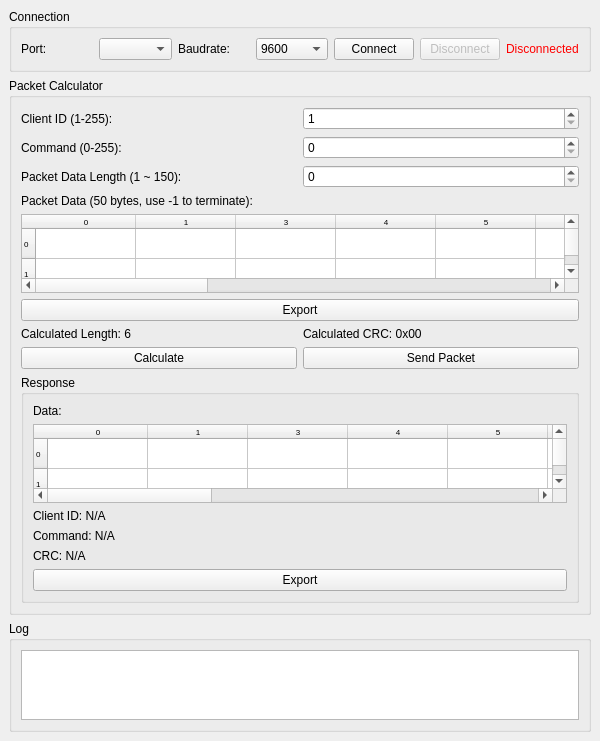
<?xml version="1.0" encoding="UTF-8"?>
<ui version="4.0">
 <class>PacketCalcGUI</class>
 <widget class="QMainWindow" name="PacketCalcGUI">
  <property name="geometry">
   <rect>
    <x>0</x>
    <y>0</y>
    <width>600</width>
    <height>741</height>
   </rect>
  </property>
  <property name="windowTitle">
   <string>Packet Calculator &amp; Transmitter</string>
  </property>
  <widget class="QWidget" name="centralwidget">
   <layout class="QVBoxLayout" name="mainLayout">
    <item>
     <widget class="QGroupBox" name="connectionGroup">
      <property name="title">
       <string>Connection</string>
      </property>
      <layout class="QHBoxLayout" name="connectionLayout">
       <item>
        <widget class="QLabel" name="label">
         <property name="text">
          <string>Port:</string>
         </property>
        </widget>
       </item>
       <item>
        <widget class="QComboBox" name="portComboBox"/>
       </item>
       <item>
        <widget class="QLabel" name="label_2">
         <property name="text">
          <string>Baudrate:</string>
         </property>
        </widget>
       </item>
       <item>
        <widget class="QComboBox" name="baudrateComboBox">
         <item>
          <property name="text">
           <string>9600</string>
          </property>
         </item>
         <item>
          <property name="text">
           <string>19200</string>
          </property>
         </item>
         <item>
          <property name="text">
           <string>38400</string>
          </property>
         </item>
         <item>
          <property name="text">
           <string>57600</string>
          </property>
         </item>
         <item>
          <property name="text">
           <string>115200</string>
          </property>
         </item>
         <item>
          <property name="text">
           <string>230400</string>
          </property>
         </item>
         <item>
          <property name="text">
           <string>460800</string>
          </property>
         </item>
         <item>
          <property name="text">
           <string>921600</string>
          </property>
         </item>
        </widget>
       </item>
       <item>
        <widget class="QPushButton" name="connectButton">
         <property name="text">
          <string>Connect</string>
         </property>
        </widget>
       </item>
       <item>
        <widget class="QPushButton" name="disconnectButton">
         <property name="enabled">
          <bool>false</bool>
         </property>
         <property name="text">
          <string>Disconnect</string>
         </property>
        </widget>
       </item>
       <item>
        <widget class="QLabel" name="connectionStatusLabel">
         <property name="styleSheet">
          <string notr="true">color: red;</string>
         </property>
         <property name="text">
          <string>Disconnected</string>
         </property>
        </widget>
       </item>
      </layout>
     </widget>
    </item>
    <item>
     <widget class="QGroupBox" name="packetCalculatorGroup">
      <property name="title">
       <string>Packet Calculator</string>
      </property>
      <layout class="QGridLayout" name="packetLayout">
       <item row="10" column="0" colspan="2">
        <widget class="QGroupBox" name="responseGroup">
         <property name="title">
          <string>Response</string>
         </property>
         <layout class="QGridLayout" name="responseLayout">
          <item row="6" column="0">
           <widget class="QPushButton" name="exportButton_2">
            <property name="text">
             <string>Export</string>
            </property>
           </widget>
          </item>
          <item row="4" column="0">
           <widget class="QLabel" name="responseCrcLabel">
            <property name="text">
             <string>CRC: N/A</string>
            </property>
           </widget>
          </item>
          <item row="0" column="0">
           <widget class="QLabel" name="label_4">
            <property name="text">
             <string>Data:</string>
            </property>
           </widget>
          </item>
          <item row="1" column="0">
           <widget class="QTableWidget" name="responseDataTableWidget">
            <property name="font">
             <font>
              <pointsize>6</pointsize>
             </font>
            </property>
            <property name="sizeAdjustPolicy">
             <enum>QAbstractScrollArea::AdjustToContents</enum>
            </property>
            <property name="rowCount">
             <number>10</number>
            </property>
            <property name="columnCount">
             <number>15</number>
            </property>
            <row>
             <property name="text">
              <string>0</string>
             </property>
            </row>
            <row>
             <property name="text">
              <string>1</string>
             </property>
            </row>
            <row/>
            <row/>
            <row/>
            <row/>
            <row/>
            <row/>
            <row/>
            <row/>
            <column>
             <property name="text">
              <string>0</string>
             </property>
            </column>
            <column>
             <property name="text">
              <string>1</string>
             </property>
            </column>
            <column/>
            <column/>
            <column/>
            <column/>
            <column/>
            <column/>
            <column/>
            <column/>
            <column/>
            <column/>
            <column/>
            <column/>
            <column/>
           </widget>
          </item>
          <item row="2" column="0">
           <widget class="QLabel" name="responseClientIdLabel">
            <property name="text">
             <string>Client ID: N/A</string>
            </property>
           </widget>
          </item>
          <item row="3" column="0">
           <widget class="QLabel" name="responseCommandLabel">
            <property name="text">
             <string>Command: N/A</string>
            </property>
           </widget>
          </item>
         </layout>
        </widget>
       </item>
       <item row="2" column="1">
        <widget class="QSpinBox" name="PacketDataLengthSpinBox"/>
       </item>
       <item row="8" column="0">
        <widget class="QLabel" name="calculatedLengthLabel">
         <property name="text">
          <string>Calculated Length: 6</string>
         </property>
        </widget>
       </item>
       <item row="1" column="1">
        <widget class="QSpinBox" name="CommandSpinBox">
         <property name="minimum">
          <number>0</number>
         </property>
         <property name="maximum">
          <number>255</number>
         </property>
         <property name="value">
          <number>0</number>
         </property>
        </widget>
       </item>
       <item row="9" column="1">
        <widget class="QPushButton" name="sendPacketButton">
         <property name="text">
          <string>Send Packet</string>
         </property>
        </widget>
       </item>
       <item row="6" column="0" colspan="2">
        <widget class="QTableWidget" name="packetDataTableWidget">
         <property name="font">
          <font>
           <pointsize>6</pointsize>
          </font>
         </property>
         <property name="sizeAdjustPolicy">
          <enum>QAbstractScrollArea::AdjustToContents</enum>
         </property>
         <property name="rowCount">
          <number>10</number>
         </property>
         <property name="columnCount">
          <number>15</number>
         </property>
         <row>
          <property name="text">
           <string>0</string>
          </property>
         </row>
         <row>
          <property name="text">
           <string>1</string>
          </property>
         </row>
         <row/>
         <row/>
         <row/>
         <row/>
         <row/>
         <row/>
         <row/>
         <row/>
         <column>
          <property name="text">
           <string>0</string>
          </property>
         </column>
         <column>
          <property name="text">
           <string>1</string>
          </property>
         </column>
         <column/>
         <column/>
         <column/>
         <column/>
         <column/>
         <column/>
         <column/>
         <column/>
         <column/>
         <column/>
         <column/>
         <column/>
         <column/>
        </widget>
       </item>
       <item row="0" column="1">
        <widget class="QSpinBox" name="clientIdSpinBox">
         <property name="minimum">
          <number>1</number>
         </property>
         <property name="maximum">
          <number>255</number>
         </property>
         <property name="value">
          <number>1</number>
         </property>
        </widget>
       </item>
       <item row="9" column="0">
        <widget class="QPushButton" name="calculateButton">
         <property name="text">
          <string>Calculate</string>
         </property>
        </widget>
       </item>
       <item row="3" column="0" colspan="2">
        <widget class="QLabel" name="packetDataLabel">
         <property name="text">
          <string>Packet Data (50 bytes, use -1 to terminate):</string>
         </property>
        </widget>
       </item>
       <item row="8" column="1">
        <widget class="QLabel" name="calculatedCrcLabel">
         <property name="text">
          <string>Calculated CRC: 0x00</string>
         </property>
        </widget>
       </item>
       <item row="0" column="0">
        <widget class="QLabel" name="clientIdLabel">
         <property name="text">
          <string>Client ID (1-255):</string>
         </property>
        </widget>
       </item>
       <item row="1" column="0">
        <widget class="QLabel" name="CommandLabel">
         <property name="text">
          <string>Command (0-255):</string>
         </property>
        </widget>
       </item>
       <item row="2" column="0">
        <widget class="QLabel" name="label_3">
         <property name="text">
          <string>Packet Data Length (1 ~ 150):</string>
         </property>
        </widget>
       </item>
       <item row="7" column="0" colspan="2">
        <widget class="QPushButton" name="exportButton">
         <property name="text">
          <string>Export</string>
         </property>
        </widget>
       </item>
      </layout>
     </widget>
    </item>
    <item>
     <widget class="QGroupBox" name="logGroup">
      <property name="title">
       <string>Log</string>
      </property>
      <layout class="QVBoxLayout" name="logLayout">
       <item>
        <widget class="QTextEdit" name="logTextEdit">
         <property name="maximumSize">
          <size>
           <width>16777215</width>
           <height>150</height>
          </size>
         </property>
         <property name="readOnly">
          <bool>true</bool>
         </property>
        </widget>
       </item>
      </layout>
     </widget>
    </item>
   </layout>
  </widget>
 </widget>
 <resources/>
 <connections/>
</ui>
